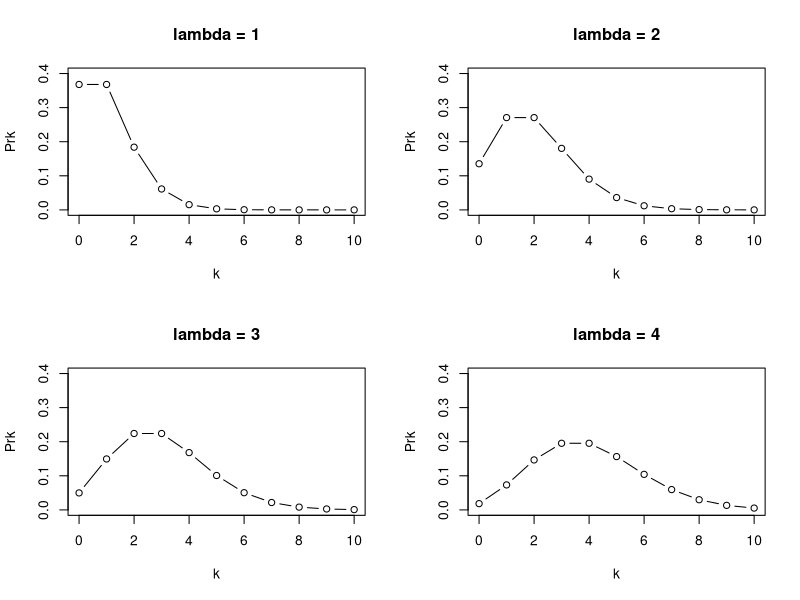

R code for this plot:
## ---- chunk 1

knitr::include_graphics("./images/fig4_1.jpg", error = FALSE)

## ---- chunk 2

knitr::include_graphics("./images/fig4_3.jpg", error = FALSE)
## ---- chunk 3

knitr::include_graphics("./images/fig4_5.jpg", error = FALSE)

## ---- chunk 4

library("htmlTable")
library("magrittr")

matrix(c("True Neg. (TN)", "False Pos. (FP)", "N", "False Neg. (FN)", "True Pos. (TP)", "P", "N∗", "P∗", ""),
       ncol = 3,
       dimnames = list("Predicted class" = c(" − or Null", " + or Non-null", "Total"),
                       "True class" = c("Neg. or Null", "Pos. or Non-null", "Total"))) %>% 
  addHtmlTableStyle(align = "lcr") %>% 
  htmlTable

## ---- chunk 5

knitr::include_graphics("./images/fig4_11.jpg", error = FALSE)

## ---- chunk 6

knitr::include_graphics("./images/fig4_12.jpg", error = FALSE)

## ---- chunk 7

knitr::include_graphics("./images/tab4_10.jpg", error = FALSE)

## ---- chunk 8

par(mfrow = c(2,2))
lambda <- c(1:4)
k <- c(0:10)
for (lam in lambda) {
  Prk <- (exp(-lam)*lam^k)/factorial(k)
  plot(k, Prk, type = 'b', ylim = c(0, 0.4), main = paste("lambda =", lam))
}

## ---- chunk 9

knitr::include_graphics("./images/tab4_11.jpg", error = FALSE)
